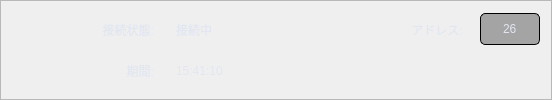
           <widget class="QFrame" name="frame_58">
            <property name="frameShape">
             <enum>QFrame::StyledPanel</enum>
            </property>
            <property name="frameShadow">
             <enum>QFrame::Raised</enum>
            </property>
            <layout class="QGridLayout" name="gridLayout_48">
             <item row="0" column="1">
              <widget class="QLabel" name="label_yesr_16">
               <property name="minimumSize">
                <size>
                 <width>150</width>
                 <height>35</height>
                </size>
               </property>
               <property name="maximumSize">
                <size>
                 <width>150</width>
                 <height>35</height>
                </size>
               </property>
               <property name="mouseTracking">
                <bool>false</bool>
               </property>
               <property name="layoutDirection">
                <enum>Qt::LeftToRight</enum>
               </property>
               <property name="styleSheet">
                <string notr="true">font: 12px bold italic large &quot;游ゴシック&quot;;
color: rgb(225, 230, 241);
padding-left:5px;</string>
               </property>
               <property name="text">
                <string>接続中</string>
               </property>
               <property name="alignment">
                <set>Qt::AlignLeading|Qt::AlignLeft|Qt::AlignVCenter</set>
               </property>
               <property name="margin">
                <number>0</number>
               </property>
              </widget>
             </item>
             <item row="0" column="2">
              <widget class="QLabel" name="label_yesr_17">
               <property name="minimumSize">
                <size>
                 <width>150</width>
                 <height>35</height>
                </size>
               </property>
               <property name="maximumSize">
                <size>
                 <width>150</width>
                 <height>35</height>
                </size>
               </property>
               <property name="mouseTracking">
                <bool>false</bool>
               </property>
               <property name="layoutDirection">
                <enum>Qt::LeftToRight</enum>
               </property>
               <property name="styleSheet">
                <string notr="true">font: 12px bold italic large &quot;游ゴシック&quot;;
color: rgb(225, 230, 241);
padding-right:5px;</string>
               </property>
               <property name="text">
                <string>アドレス: </string>
               </property>
               <property name="alignment">
                <set>Qt::AlignRight|Qt::AlignTrailing|Qt::AlignVCenter</set>
               </property>
               <property name="margin">
                <number>0</number>
               </property>
              </widget>
             </item>
             <item row="1" column="0">
              <widget class="QLabel" name="label_yesr_27">
               <property name="minimumSize">
                <size>
                 <width>150</width>
                 <height>35</height>
                </size>
               </property>
               <property name="maximumSize">
                <size>
                 <width>150</width>
                 <height>35</height>
                </size>
               </property>
               <property name="mouseTracking">
                <bool>false</bool>
               </property>
               <property name="layoutDirection">
                <enum>Qt::LeftToRight</enum>
               </property>
               <property name="styleSheet">
                <string notr="true">font: 12px bold italic large &quot;游ゴシック&quot;;
color: rgb(225, 230, 241);
padding-right:5px;</string>
               </property>
               <property name="text">
                <string>期間:</string>
               </property>
               <property name="alignment">
                <set>Qt::AlignRight|Qt::AlignTrailing|Qt::AlignVCenter</set>
               </property>
               <property name="margin">
                <number>0</number>
               </property>
              </widget>
             </item>
             <item row="0" column="0">
              <widget class="QLabel" name="label_yesr_11">
               <property name="minimumSize">
                <size>
                 <width>150</width>
                 <height>35</height>
                </size>
               </property>
               <property name="maximumSize">
                <size>
                 <width>150</width>
                 <height>35</height>
                </size>
               </property>
               <property name="mouseTracking">
                <bool>false</bool>
               </property>
               <property name="layoutDirection">
                <enum>Qt::LeftToRight</enum>
               </property>
               <property name="styleSheet">
                <string notr="true">font: 12px bold italic large &quot;游ゴシック&quot;;
color: rgb(225, 230, 241);
padding-right:5px;</string>
               </property>
               <property name="text">
                <string>接続状態:</string>
               </property>
               <property name="alignment">
                <set>Qt::AlignRight|Qt::AlignTrailing|Qt::AlignVCenter</set>
               </property>
               <property name="margin">
                <number>0</number>
               </property>
              </widget>
             </item>
             <item row="1" column="1">
              <widget class="QLabel" name="label_yesr_28">
               <property name="minimumSize">
                <size>
                 <width>150</width>
                 <height>35</height>
                </size>
               </property>
               <property name="maximumSize">
                <size>
                 <width>150</width>
                 <height>35</height>
                </size>
               </property>
               <property name="mouseTracking">
                <bool>false</bool>
               </property>
               <property name="layoutDirection">
                <enum>Qt::LeftToRight</enum>
               </property>
               <property name="styleSheet">
                <string notr="true">font: 12px bold italic large &quot;游ゴシック&quot;;
color: rgb(225, 230, 241);
padding-left:5px;</string>
               </property>
               <property name="text">
                <string>15:41:10</string>
               </property>
               <property name="alignment">
                <set>Qt::AlignLeading|Qt::AlignLeft|Qt::AlignVCenter</set>
               </property>
               <property name="margin">
                <number>0</number>
               </property>
              </widget>
             </item>
             <item row="0" column="3">
              <widget class="QSpinBox" name="spinBox">
               <property name="minimumSize">
                <size>
                 <width>60</width>
                 <height>32</height>
                </size>
               </property>
               <property name="maximumSize">
                <size>
                 <width>60</width>
                 <height>16777215</height>
                </size>
               </property>
               <property name="styleSheet">
                <string notr="true">background-color: rgba(0, 0, 0,80);
color: rgb(225, 230, 241);
border-width: 1px;
border-style: solid;
border-radius: 5px;
padding-left:5px;
padding-right:5px;
font: 12px &quot;游ゴシック&quot;;
min-height:30;</string>
               </property>
               <property name="alignment">
                <set>Qt::AlignCenter</set>
               </property>
               <property name="buttonSymbols">
                <enum>QAbstractSpinBox::NoButtons</enum>
               </property>
               <property name="maximum">
                <number>30</number>
               </property>
               <property name="singleStep">
                <number>1</number>
               </property>
               <property name="value">
                <number>26</number>
               </property>
              </widget>
             </item>
            </layout>
           </widget>
